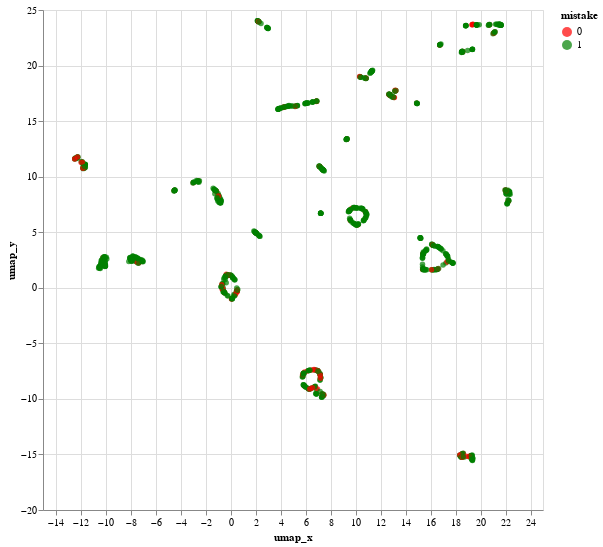

This figure's Vega-Lite source:
### Vega specification from a JSON file in a GitHub repository (floating-point values rounded to 4 significant figures; data arrays with more than 128 entries replaced by an {"elided": "..."} marker saying what was removed)
{"$schema": "https://vega.github.io/schema/vega/v5.json", "background": "white", "padding": 5, "width": 500, "height": 500, "style": "cell", "data": [{"name": "selector013_store"}, {"name": "data-e8c62d90fd21caa61fca042966e474f5", "values": {"elided": "891 records"}}, {"name": "data_0", "source": "data-e8c62d90fd21caa61fca042966e474f5", "transform": [{"type": "filter", "expr": "isValid(datum[\"umap_x\"]) && isFinite(+datum[\"umap_x\"]) && isValid(datum[\"umap_y\"]) && isFinite(+datum[\"umap_y\"])"}]}], "signals": [{"name": "unit", "value": {}, "on": [{"events": "mousemove", "update": "isTuple(group()) ? group() : unit"}]}, {"name": "selector013", "update": "vlSelectionResolve(\"selector013_store\", \"union\")"}, {"name": "selector013_umap_x", "on": [{"events": {"signal": "selector013_translate_delta"}, "update": "panLinear(selector013_translate_anchor.extent_x, -selector013_translate_delta.x / width)"}, {"events": {"signal": "selector013_zoom_delta"}, "update": "zoomLinear(domain(\"x\"), selector013_zoom_anchor.x, selector013_zoom_delta)"}, {"events": [{"source": "scope", "type": "dblclick"}], "update": "null"}]}, {"name": "selector013_umap_y", "on": [{"events": {"signal": "selector013_translate_delta"}, "update": "panLinear(selector013_translate_anchor.extent_y, selector013_translate_delta.y / height)"}, {"events": {"signal": "selector013_zoom_delta"}, "update": "zoomLinear(domain(\"y\"), selector013_zoom_anchor.y, selector013_zoom_delta)"}, {"events": [{"source": "scope", "type": "dblclick"}], "update": "null"}]}, {"name": "selector013_tuple", "on": [{"events": [{"signal": "selector013_umap_x || selector013_umap_y"}], "update": "selector013_umap_x && selector013_umap_y ? {unit: \"\", fields: selector013_tuple_fields, values: [selector013_umap_x,selector013_umap_y]} : null"}]}, {"name": "selector013_tuple_fields", "value": [{"field": "umap_x", "channel": "x", "type": "R"}, {"field": "umap_y", "channel": "y", "type": "R"}]}, {"name": "selector013_translate_anchor", "value": {}, "on": [{"events": [{"source": "scope", "type": "mousedown"}], "update": "{x: x(unit), y: y(unit), extent_x: domain(\"x\"), extent_y: domain(\"y\")}"}]}, {"name": "selector013_translate_delta", "value": {}, "on": [{"events": [{"source": "window", "type": "mousemove", "consume": true, "between": [{"source": "scope", "type": "mousedown"}, {"source": "window", "type": "mouseup"}]}], "update": "{x: selector013_translate_anchor.x - x(unit), y: selector013_translate_anchor.y - y(unit)}"}]}, {"name": "selector013_zoom_anchor", "on": [{"events": [{"source": "scope", "type": "wheel", "consume": true}], "update": "{x: invert(\"x\", x(unit)), y: invert(\"y\", y(unit))}"}]}, {"name": "selector013_zoom_delta", "on": [{"events": [{"source": "scope", "type": "wheel", "consume": true}], "force": true, "update": "pow(1.001, event.deltaY * pow(16, event.deltaMode))"}]}, {"name": "selector013_modify", "on": [{"events": {"signal": "selector013_tuple"}, "update": "modify(\"selector013_store\", selector013_tuple, true)"}]}], "marks": [{"name": "marks", "type": "symbol", "clip": true, "style": ["circle"], "interactive": true, "from": {"data": "data_0"}, "encode": {"update": {"opacity": {"value": 0.7}, "fill": {"scale": "color", "field": "mistake"}, "tooltip": {"signal": "{\"index\": format(datum[\"index\"], \"\"), \"PassengerId\": format(datum[\"PassengerId\"], \"\"), \"Survived\": format(datum[\"Survived\"], \"\"), \"Pclass\": format(datum[\"Pclass\"], \"\"), \"Name\": ''+datum[\"Name\"], \"Sex\": ''+datum[\"Sex\"], \"Age\": format(datum[\"Age\"], \"\"), \"SibSp\": format(datum[\"SibSp\"], \"\"), \"Parch\": format(datum[\"Parch\"], \"\"), \"Ticket\": ''+datum[\"Ticket\"], \"Fare\": format(datum[\"Fare\"], \"\"), \"Cabin\": ''+datum[\"Cabin\"], \"Embarked\": ''+datum[\"Embarked\"], \"umap_x\": format(datum[\"umap_x\"], \"\"), \"umap_y\": format(datum[\"umap_y\"], \"\"), \"target\": format(datum[\"target\"], \"\"), \"pred\": format(datum[\"pred\"], \"\"), \"mistake\": format(datum[\"mistake\"], \"\")}"}, "x": {"scale": "x", "field": "umap_x"}, "y": {"scale": "y", "field": "umap_y"}, "shape": {"value": "circle"}}}}], "scales": [{"name": "x", "type": "linear", "domain": {"data": "data_0", "field": "umap_x"}, "domainRaw": {"signal": "selector013[\"umap_x\"]"}, "range": [0, {"signal": "width"}], "nice": true, "zero": true}, {"name": "y", "type": "linear", "domain": {"data": "data_0", "field": "umap_y"}, "domainRaw": {"signal": "selector013[\"umap_y\"]"}, "range": [{"signal": "height"}, 0], "nice": true, "zero": true}, {"name": "color", "type": "ordinal", "domain": {"data": "data_0", "field": "mistake", "sort": true}, "range": ["red", "green"]}], "axes": [{"scale": "x", "orient": "bottom", "gridScale": "y", "grid": true, "tickCount": {"signal": "ceil(width/40)"}, "domain": false, "labels": false, "maxExtent": 0, "minExtent": 0, "ticks": false, "zindex": 0}, {"scale": "y", "orient": "left", "gridScale": "x", "grid": true, "tickCount": {"signal": "ceil(height/40)"}, "domain": false, "labels": false, "maxExtent": 0, "minExtent": 0, "ticks": false, "zindex": 0}, {"scale": "x", "orient": "bottom", "grid": false, "title": "umap_x", "labelFlush": true, "labelOverlap": true, "tickCount": {"signal": "ceil(width/40)"}, "zindex": 0}, {"scale": "y", "orient": "left", "grid": false, "title": "umap_y", "labelOverlap": true, "tickCount": {"signal": "ceil(height/40)"}, "zindex": 0}], "legends": [{"fill": "color", "symbolType": "circle", "title": "mistake", "encode": {"symbols": {"update": {"opacity": {"value": 0.7}}}}}]}
